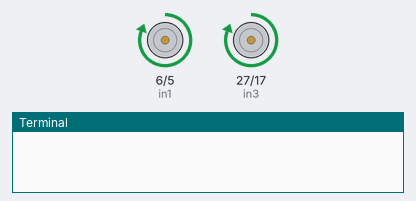
A program run on a simulated Raspberry Pi (BCM pin numbers). Shown: motor-driver pin pairs drawn as motors (green arrow = first pin HIGH = forward, orange = second pin HIGH = backward, longer = more drive), the last lines printed to the terminal.

Above: at 1.5 s.
At 4.5 s:
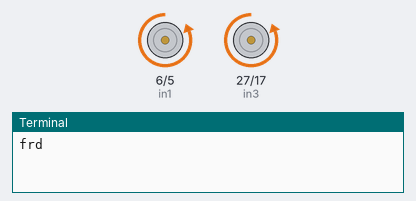
Timing chart, 0 to 7.8 s (numbered marks = the images above):
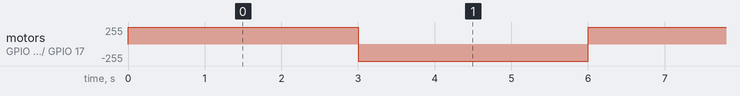

Measured:
- by itself, motor on GPIO 6 (in1) / GPIO 5 (in2), motor on GPIO 27 (in3) / GPIO 17 (in4): alternates forward 255/255 for 3.0 s and backward 255/255 for 3.0 s

The program:

16.motordriver.py
```python
import RPi.GPIO  as  GPIO    #Libraries
import time
GPIO.setwarnings(False)
GPIO.setmode(GPIO.BCM)
in1=6  #set 6 pin to in1
in2=5   #set 5 pin to in2
in3=27   #set 27 pin to in3
in4=17 #set 17 pin to in4
GPIO.setup(in1, GPIO.OUT)  #set in1 to be an out put
GPIO.setup(in2, GPIO.OUT) #set in2  to be an out put
GPIO.setup(in3, GPIO.OUT)   #set in3  to be an out put
GPIO.setup(in4, GPIO.OUT)   #set in4  to be an out put
def forward():   #motor rotate in forward direction
	GPIO.output(in1,GPIO.HIGH)
	GPIO.output(in2,GPIO.LOW)
	GPIO.output(in3,GPIO.HIGH)
	GPIO.output(in4,GPIO.LOW)
	time.sleep(3)
def reverse():     #motor rotate in reverse direction
	GPIO.output(in1,GPIO.LOW)
	GPIO.output(in2,GPIO.HIGH)
	GPIO.output(in3,GPIO.LOW)
	GPIO.output(in4,GPIO.HIGH)
	time.sleep(3)
try:
	while True:
		forward()    #forward function
		print"frd"
		reverse()   #reverse function
		print"rev"
except:
	GPIO.cleanup()
```
